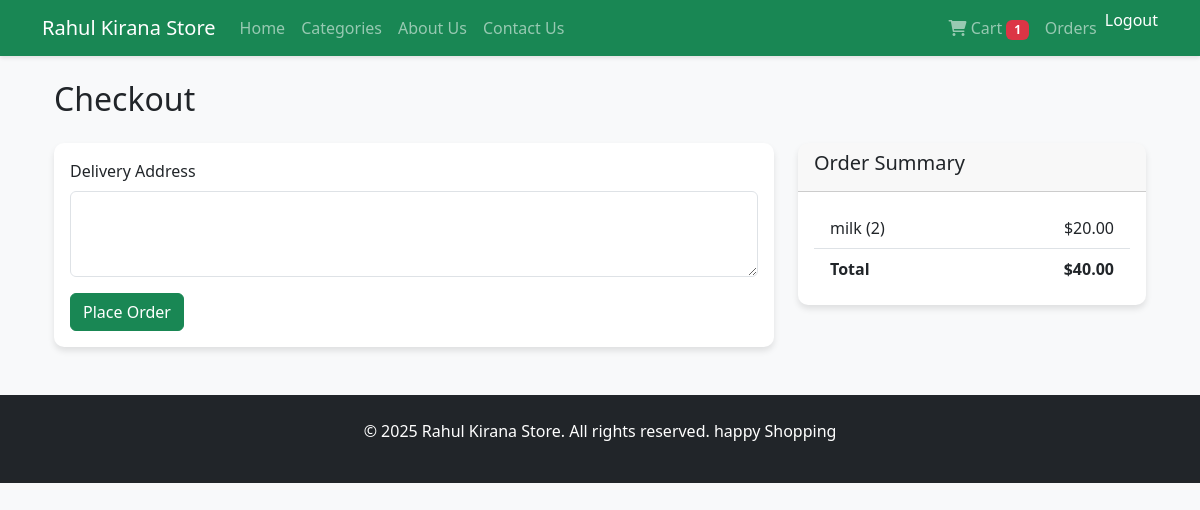
The app's page /checkout/ (signed in), older data.
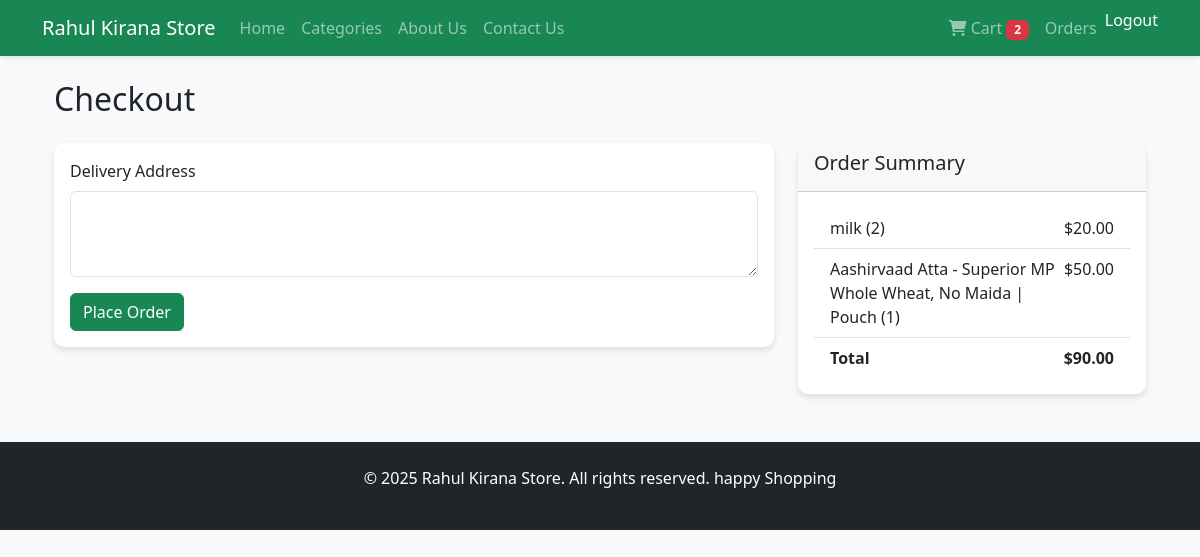
The same page, newer data.
### shop/models.py (models this page shows, shortened)
class Cart(models.Model):
    user = models.ForeignKey(User, on_delete=models.CASCADE)
    product = models.ForeignKey(Product, on_delete=models.CASCADE)
    quantity = models.PositiveIntegerField(default=1)

class Product(models.Model):
    category = models.ForeignKey(Category, on_delete=models.CASCADE)
    name = models.CharField(max_length=200)
    description = models.TextField()
    price = models.DecimalField(max_digits=10, decimal_places=2)
    image = models.ImageField(upload_to='products/')

### shop/views.py (the view, shortened to what this page needs)
# urls.py: path('checkout/', views.checkout, name='checkout'),
@login_required
def checkout(request):
    cart_items = Cart.objects.filter(user=request.user)
    total = sum(item.product.price * item.quantity for item in cart_items)
    return render(request, 'shop/checkout.html', {
        'cart_items': cart_items,
        'total': total  # Pass the total to template
    })

### shop/templates/shop/checkout.html (shortened to what this page needs)
{% extends 'shop/base.html' %}
{% block content %}
<div class="container">
    <h2 class="my-4">Checkout</h2>
    <div class="row">
        <div class="col-md-8">
            <div class="card">
                <div class="card-body">
                    <form method="post">
                        <div class="mb-3">
                            <label for="delivery_address" class="form-label">Delivery Address</label>
                            <textarea class="form-control" id="delivery_address" name="delivery_address" rows="3" required></textarea>
                        </div>
                        <button type="submit" class="btn btn-success">Place Order</button>
                    </form>
                </div>
            </div>
        </div>
        <div class="col-md-4">
            <div class="card">
                <div class="card-header">
                    <h5>Order Summary</h5>
                </div>
                <div class="card-body">
                    <ul class="list-group list-group-flush">
                        {% for item in cart_items %}
                        <li class="list-group-item d-flex justify-content-between">
                            <span>{{ item.product.name }} ({{ item.quantity }})</span>
                            <span>${{ item.product.price|floatformat:2 }}</span>
                        </li>
                        {% endfor %}
                        <li class="list-group-item d-flex justify-content-between fw-bold">
                            <span>Total</span>
                            <span>${{ total|floatformat:2 }}</span>
                        </li>
                    </ul>
                </div>
            </div>
        </div>
    </div>
</div>
{% endblock %}

Row changes from the older to the newer data that the page shows:
added Cart: product.name "Aashirvaad Atta - Superior MP Whole Wheat, No Maida | Pouch", quantity "1", product.price "50.00"
Text that changed along with them:
{{ total_items }}: "1" → "2"
{{ total|floatformat:2 }}: "40.00" → "90.00"
